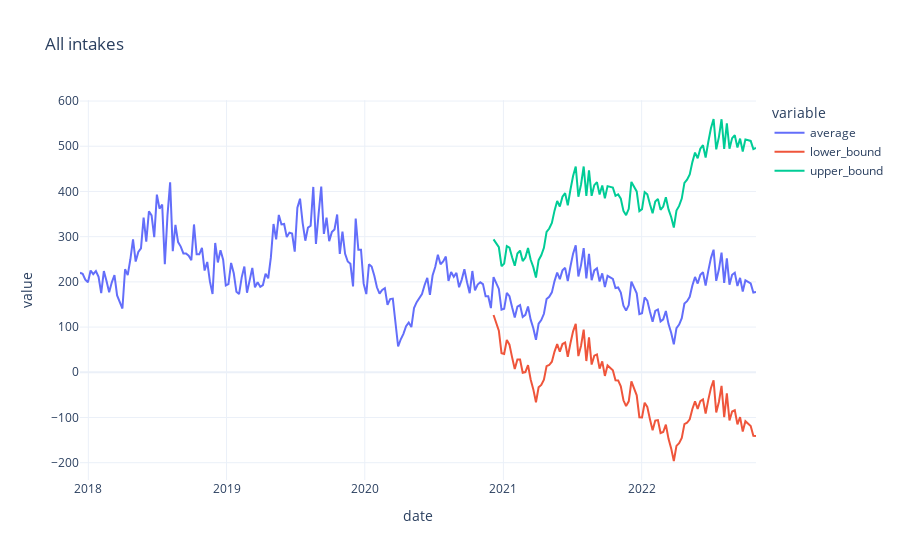

This figure's notebook cell:
### Code cell
fig = px.line(preds_long, x="date", y="value", color='variable', title='All intakes', template='plotly_white')
fig.show()

### Figure 1 — Plotly figure (JSON) as saved in the notebook; plotly's stock layout.template omitted (floating-point values rounded to 4 significant figures; data arrays with more than 128 entries replaced by an {"elided": "..."} marker saying what was removed)
{"data": [{"hovertemplate": "variable=average<br>date=%{x}<br>value=%{y}<extra></extra>", "legendgroup": "average", "line": {"color": "#636efa", "dash": "solid"}, "mode": "lines", "name": "average", "orientation": "v", "showlegend": true, "type": "scatter", "x": {"elided": "256 str values"}, "xaxis": "x", "y": {"elided": "256 float values"}, "yaxis": "y"}, {"hovertemplate": "variable=lower_bound<br>date=%{x}<br>value=%{y}<extra></extra>", "legendgroup": "lower_bound", "line": {"color": "#EF553B", "dash": "solid"}, "mode": "lines", "name": "lower_bound", "orientation": "v", "showlegend": true, "type": "scatter", "x": {"elided": "256 str values"}, "xaxis": "x", "y": {"elided": "256 float values"}, "yaxis": "y"}, {"hovertemplate": "variable=upper_bound<br>date=%{x}<br>value=%{y}<extra></extra>", "legendgroup": "upper_bound", "line": {"color": "#00cc96", "dash": "solid"}, "mode": "lines", "name": "upper_bound", "orientation": "v", "showlegend": true, "type": "scatter", "x": {"elided": "256 str values"}, "xaxis": "x", "y": {"elided": "256 float values"}, "yaxis": "y"}], "layout": {"autosize": true, "legend": {"title": {"text": "variable"}, "tracegroupgap": 0}, "title": {"text": "All intakes"}, "xaxis": {"anchor": "y", "autorange": true, "domain": [0, 1], "range": ["2017-12-10", "2022-10-30"], "title": {"text": "date"}, "type": "date"}, "yaxis": {"anchor": "x", "autorange": true, "domain": [0, 1], "range": [-238.3, 602.3], "title": {"text": "value"}, "type": "linear"}}}
